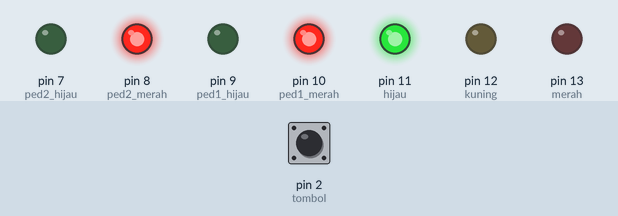
Simulated run of this sketch. Board: Arduino Uno, built with avr-gcc and run on an emulated ATmega328P. Parts: output pins drawn as LEDs (lit = HIGH). Dashed ring = blinking. The test bench sets the inputs (shaded band); at power-on: pin 2 (tombol) HIGH.

Above: at 1.2 s.
1.3 s: pin 2 (tombol) pulled LOW for 0.15 s
At 1.7 s:
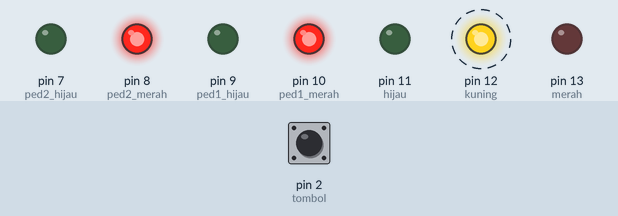
4.4 s: pin 2 (tombol) pulled LOW for 1 s
At 12.7 s:
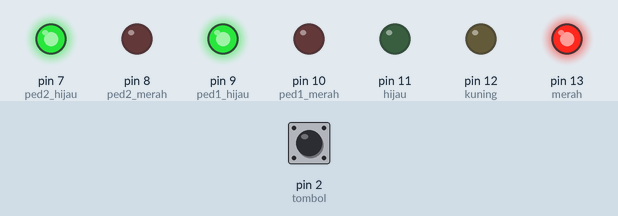
Timing chart, 0 to 18.8 s (numbered marks = the images above; inputs shaded):
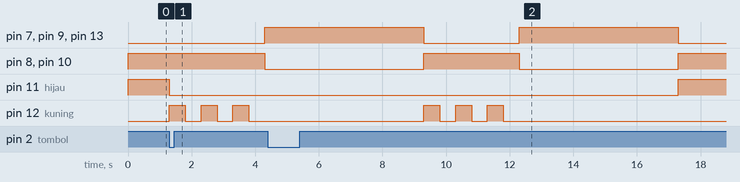

The sketch:

PEDESTRIAN_TRAFFIC_LIGHT.ino
```cpp
// ================= PIN SETUP =================

// Kendaraan
int merah = 13;
int kuning = 12;
int hijau = 11;

// Pedestrian 1
int ped1_merah = 10;
int ped1_hijau = 9;

// Pedestrian 2
int ped2_merah = 8;
int ped2_hijau = 7;

// Tombol (interrupt pin, UNO: 2 atau 3)
int tombol = 2;

// ================= VARIABEL =================
volatile bool tombolDitekan = false;

// ================= INTERRUPT =================
void tekanTombol() {
  tombolDitekan = true;
}

// ================= SETUP =================
void setup() {
  // Kendaraan
  pinMode(merah, OUTPUT);
  pinMode(kuning, OUTPUT);
  pinMode(hijau, OUTPUT);

  // Pedestrian
  pinMode(ped1_merah, OUTPUT);
  pinMode(ped1_hijau, OUTPUT);

  pinMode(ped2_merah, OUTPUT);
  pinMode(ped2_hijau, OUTPUT);

  // Tombol
  pinMode(tombol, INPUT_PULLUP);

  // Attach interrupt
  attachInterrupt(digitalPinToInterrupt(tombol), tekanTombol, FALLING);

  // ===== KONDISI AWAL =====
  // Kendaraan hijau
  digitalWrite(hijau, HIGH);
  digitalWrite(merah, LOW);
  digitalWrite(kuning, LOW);

  // Pedestrian merah semua
  digitalWrite(ped1_merah, HIGH);
  digitalWrite(ped1_hijau, LOW);

  digitalWrite(ped2_merah, HIGH);
  digitalWrite(ped2_hijau, LOW);
}

// ================= LOOP =================
void loop() {

  // Kalau tombol ditekan
  if (tombolDitekan) {
    tombolDitekan = false;

    // ===== 1. Kendaraan: HIJAU → KUNING (kedip 3x) =====
    digitalWrite(hijau, LOW);

    for (int i = 0; i < 3; i++) {
      digitalWrite(kuning, HIGH);
      delay(500);
      digitalWrite(kuning, LOW);
      delay(500);
    }

    // ===== 2. Kendaraan MERAH =====
    digitalWrite(merah, HIGH);

    // ===== 3. Pedestrian HIJAU =====
    digitalWrite(ped1_merah, LOW);
    digitalWrite(ped1_hijau, HIGH);

    digitalWrite(ped2_merah, LOW);
    digitalWrite(ped2_hijau, HIGH);

    // Waktu menyebrang
    delay(5000);

    // ===== 4. Pedestrian kembali MERAH =====
    digitalWrite(ped1_hijau, LOW);
    digitalWrite(ped1_merah, HIGH);

    digitalWrite(ped2_hijau, LOW);
    digitalWrite(ped2_merah, HIGH);

    // ===== 5. Kendaraan kembali HIJAU =====
    digitalWrite(merah, LOW);
    digitalWrite(hijau, HIGH);
  }
}
```

Measured:
- after the input at 1.3 s, pin 7 (ped2_hijau), pin 9 (ped1_hijau), pin 13 (merah): LOW → HIGH after 3.0 s; pin 8 (ped2_merah), pin 10 (ped1_merah): HIGH → LOW after 3.0 s; pin 11 (hijau): HIGH → LOW at once; pin 12 (kuning): alternates HIGH for 0.50 s and LOW for 0.50 s, starting at once
- after the input at 4.4 s, pin 11 (hijau): LOW → HIGH after 12.9 s instead of 4.9 s; pin 12 (kuning): alternates HIGH for 0.50 s and LOW for 0.50 s, 6 changes in all, then stays LOW, starting after 4.9 s
